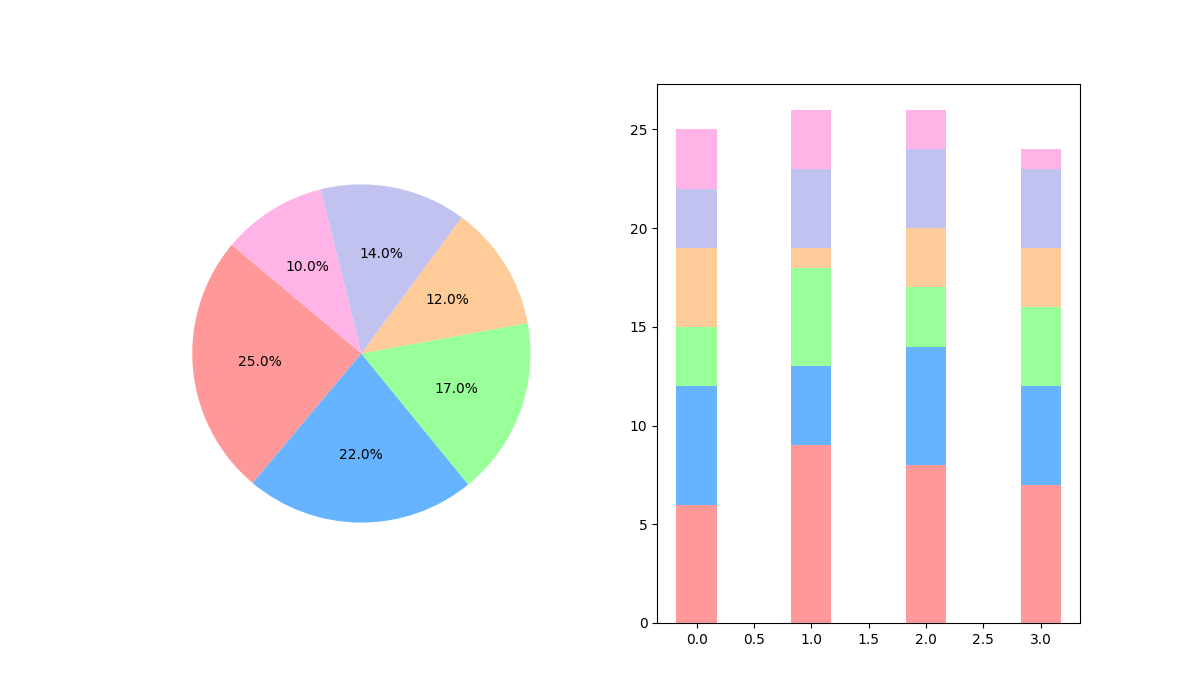

Source code (Python):
import matplotlib.pyplot as plt
import numpy as np

# Altered budget allocations
allocations = [25, 22, 17, 12, 14, 10]  # Updated allocations
colors = ['#ff9999','#66b3ff','#99ff99','#ffcc99','#c2c2f0','#ffb3e6']

plt.figure(figsize=(12, 7))

# Subplot 1: Pie Chart
ax1 = plt.subplot(121)
ax1.pie(
    allocations, 
    autopct='%1.1f%%', 
    startangle=140, 
    colors=colors
)

# Subplot 2: Bar Chart
quarter_allocations = [
    [6, 6, 3, 4, 3, 3],  # Q1 - Altered
    [9, 4, 5, 1, 4, 3],  # Q2 - Altered
    [8, 6, 3, 3, 4, 2],  # Q3 - Altered
    [7, 5, 4, 3, 4, 1]   # Q4 - Altered
]
quarter_allocations = np.array(quarter_allocations).T

ax2 = plt.subplot(122)
bar_width = 0.35
ind = np.arange(len(quarter_allocations[0]))
bottom = np.zeros(len(quarter_allocations[0]))

for i, allocation in enumerate(quarter_allocations):
    ax2.bar(
        ind, 
        allocation, 
        bar_width, 
        bottom=bottom, 
        color=colors[i]
    )
    bottom += allocation

plt.show()
